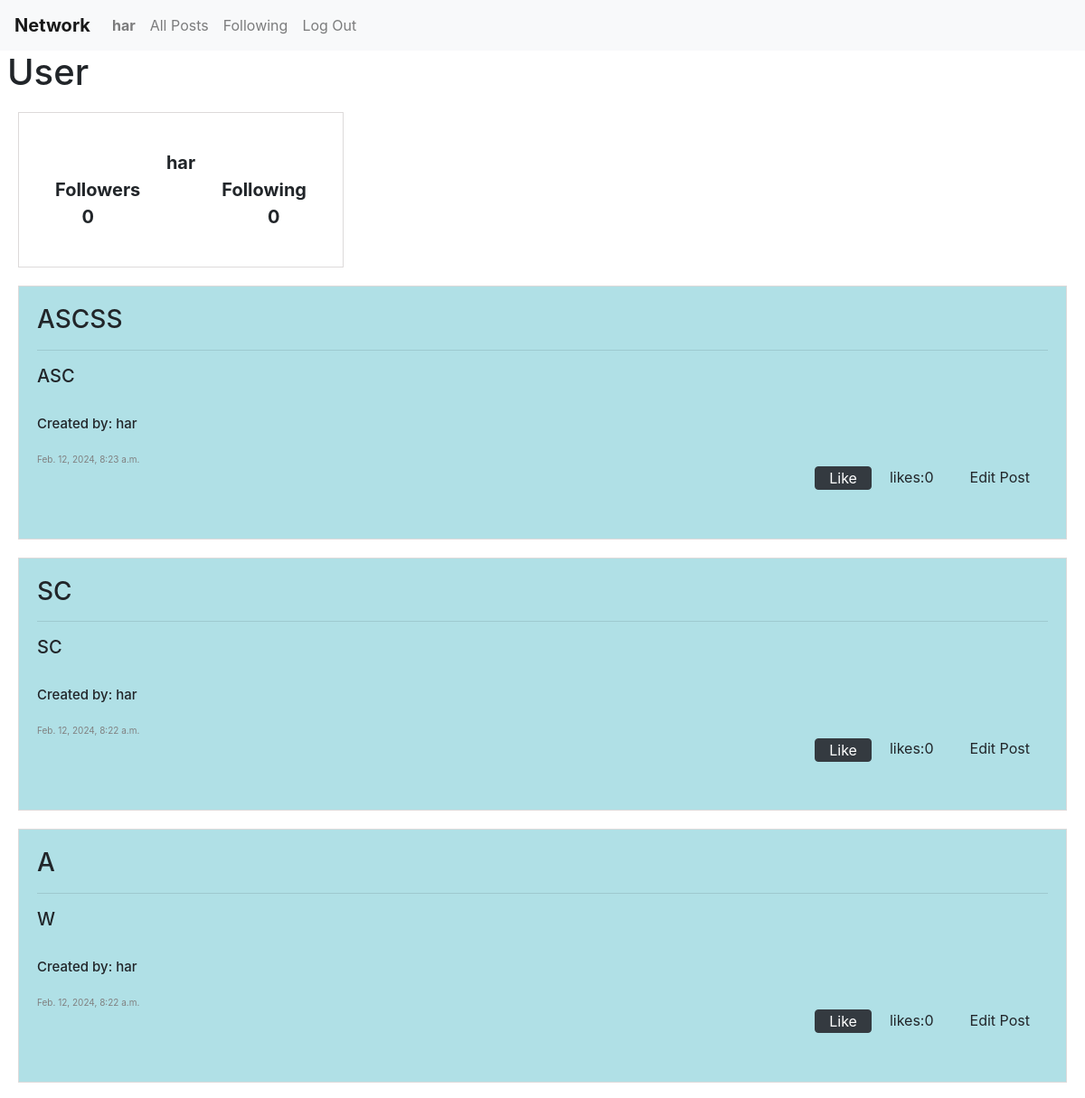
Page /user (signed in, upper part) on the earlier database version.
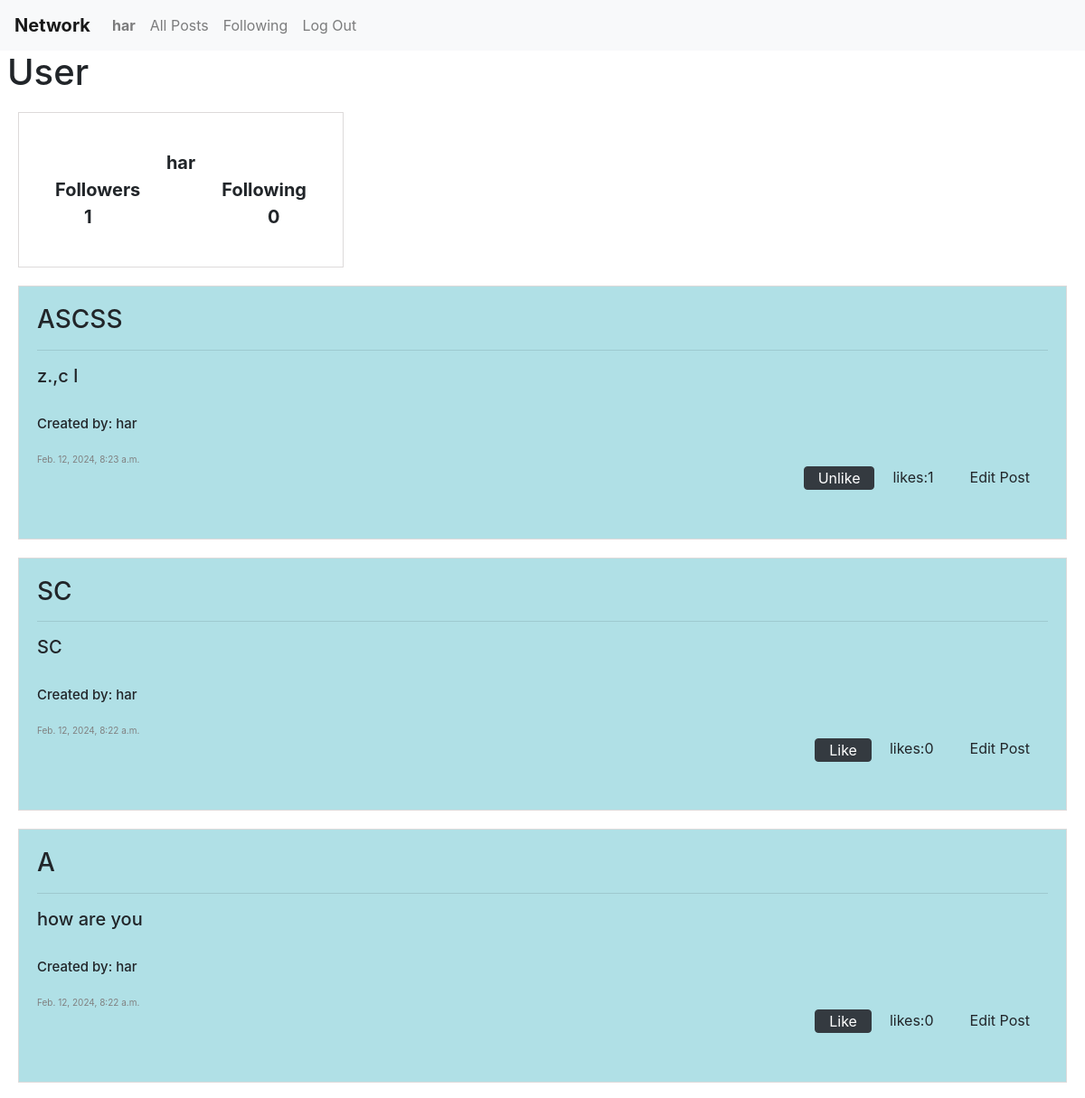
Same page on the later database version.
### network/models.py (models this page shows, shortened)
class Post(models.Model):
    title = models.CharField(max_length=64,default=None)
    text = models.TextField(default=None)
    likes = models.ManyToManyField('User', blank=True, related_name='likes')
    creation_date = models.DateTimeField(null=True, default=None)
    author = models.ForeignKey(User, on_delete=models.CASCADE, related_name="author", default=None)

class User(AbstractUser):
    def __str__(self):
        return self.username

### network/views.py (the view)
# urls.py: path("user", views.user, name="user"),
@login_required
def user(request):
    following = Profile.objects.get(user = request.user).following.all()
    followers = Profile.objects.get(user = request.user).followers.all()
    data = {
        "userName": request.user.username,
        "following": len(following),
        "followers": len(followers)
    }
    posts_list = Post.objects.filter(author=request.user).order_by('-creation_date')
    paginator = Paginator(posts_list, 10)
    page_number = request.GET.get('page')
    page_obj = paginator.get_page(page_number)
    return render(request, "network/user.html",{
        "posts_list" : posts_list,
        "data": data,
        "page_obj":page_obj,
        "id":request.user.id
    })

### network/templates/network/user.html (shortened to what this page needs)
{% extends "network/layout.html" %} {% load static %} {% block new_post %}
<h1 class="ml-2">User</h1>
<div class="profile-container">
  <div class="row" style="text-align: center">
    <div class="col-sm-2"></div>
    <div class="col-sm-8">{{data.userName}}</div>
    <div class="col-sm-2"></div>
  </div>
  <div class="row" style="text-align: center">
    <div class="col-sm">Followers</div>
    <div class="col-sm"></div>
    <div class="col-sm">Following</div>
  </div>
  <div class="row" style="text-align: center">
    <div class="col-sm">{{data.followers}}</div>
    <div class="col-sm" id="insert-button"></div>
    <div class="col-sm">{{data.following}}</div>
  </div>
</div>
{% for post in page_obj %}
<div class="post" id="{{post.id}}">
  <div class="content">
    <h3>{{post.title}}</h3>
    <hr />
    <div id="text-before{{post.id}}">
      <h5>{{post.text}}</h5>
    </div>
    <br />
    <div class="get-user">
      <h5 style="font-size: 15px" onclick="get_profile('{{post.author.id}}')">
        Created by: {{post.author}}
      </h5>
    </div>
    <div class="date">
      <br />
      {{post.creation_date}}
    </div>
    <div class="right-bottom" style="height: 60px">
      {% if request.user == post.author %}
      <div
        class="likes"
        style="cursor: pointer"
        onclick="display_edit('{{post.id}}')"
      >
        Edit Post
      </div>
      {% endif %}
      <div class="likes">
        likes:
        <div class="like-count{{post.id}}" style="float: right">
          {{post.like_set.count}}
        </div>
      </div>
      <form
        class="like-form"
        id="{{post.id}}"
        method="post"
        action="{% url 'like' post_id=post.id %}"
        style="float: right"
      >
        {% csrf_token %} {% if user not in post.likes.all %}
        <button class="btn btn-dark like{{post.id}}" type="submit" value="Save">
          Like
        </button>
        {% else %}
        <button class="btn btn-dark like{{post.id}}" type="submit" value="Save">
          Unlike
        </button>
        {% endif %}
      </form>
    </div>
  </div>
</div>
{% endfor %}
{% endblock %}

Differences in the rows shown:
changed Post "ASCSS": text "ASC" → "z.,c l"; like_set.count "0" → "1"; text "Like" → "Unlike"
changed Post: text "W" → "how are you"
Other differences:
{{ data.followers }}: "0" → "1"
